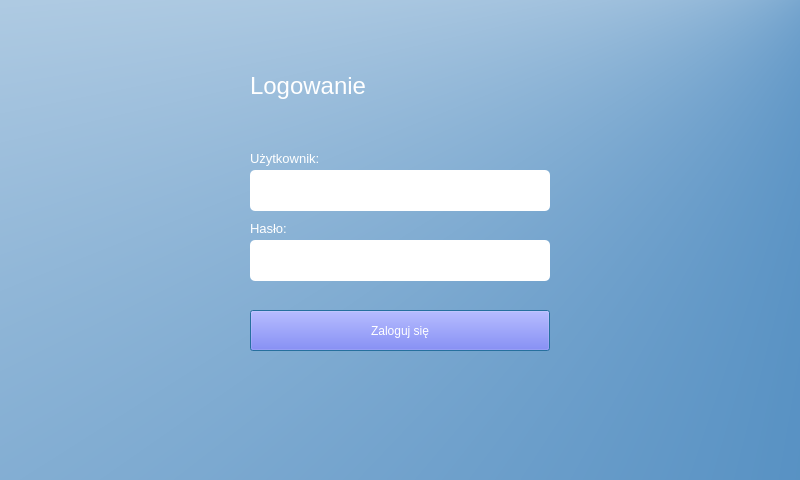
<?xml version="1.0" encoding="UTF-8"?>
<ui version="4.0">
 <class>Dialog</class>
 <widget class="QDialog" name="Dialog">
  <property name="geometry">
   <rect>
    <x>0</x>
    <y>0</y>
    <width>800</width>
    <height>480</height>
   </rect>
  </property>
  <property name="windowTitle">
   <string>Dialog</string>
  </property>
  <property name="styleSheet">
   <string notr="true">background-color: qconicalgradient(cx:1, cy:0, angle:0, stop:0.3125 rgba(255, 255, 255, 255), stop:0.875 rgba(34, 110, 176, 255));</string>
  </property>
  <widget class="QLabel" name="label">
   <property name="geometry">
    <rect>
     <x>-60</x>
     <y>-60</y>
     <width>931</width>
     <height>561</height>
    </rect>
   </property>
   <property name="font">
    <font>
     <pointsize>55</pointsize>
     <weight>75</weight>
     <bold>true</bold>
    </font>
   </property>
   <property name="layoutDirection">
    <enum>Qt::LeftToRight</enum>
   </property>
   <property name="styleSheet">
    <string notr="true"/>
   </property>
   <property name="text">
    <string/>
   </property>
   <property name="pixmap">
    <pixmap>blenda podstawowa.png</pixmap>
   </property>
   <property name="alignment">
    <set>Qt::AlignCenter</set>
   </property>
  </widget>
  <widget class="QLineEdit" name="usernamefield">
   <property name="geometry">
    <rect>
     <x>250</x>
     <y>170</y>
     <width>300</width>
     <height>41</height>
    </rect>
   </property>
   <property name="font">
    <font>
     <pointsize>14</pointsize>
    </font>
   </property>
   <property name="styleSheet">
    <string notr="true">background-color: rgb(255, 255, 255);
border-color: rgb(0, 170, 255);
border-radius: 5px;</string>
   </property>
   <property name="frame">
    <bool>true</bool>
   </property>
  </widget>
  <widget class="QLabel" name="label_2">
   <property name="geometry">
    <rect>
     <x>250</x>
     <y>150</y>
     <width>81</width>
     <height>16</height>
    </rect>
   </property>
   <property name="font">
    <font>
     <pointsize>10</pointsize>
    </font>
   </property>
   <property name="styleSheet">
    <string notr="true">color: rgb(255, 255, 255);
background-color: transparent;</string>
   </property>
   <property name="text">
    <string>Użytkownik:</string>
   </property>
  </widget>
  <widget class="QLabel" name="label_3">
   <property name="geometry">
    <rect>
     <x>250</x>
     <y>220</y>
     <width>81</width>
     <height>16</height>
    </rect>
   </property>
   <property name="font">
    <font>
     <pointsize>10</pointsize>
    </font>
   </property>
   <property name="styleSheet">
    <string notr="true">color: rgb(255, 255, 255);
background-color: transparent;</string>
   </property>
   <property name="text">
    <string>Hasło:</string>
   </property>
  </widget>
  <widget class="QLineEdit" name="passwordfield">
   <property name="geometry">
    <rect>
     <x>250</x>
     <y>240</y>
     <width>300</width>
     <height>41</height>
    </rect>
   </property>
   <property name="font">
    <font>
     <pointsize>14</pointsize>
    </font>
   </property>
   <property name="styleSheet">
    <string notr="true">background-color: rgb(255, 255, 255);
border-color: rgb(0, 170, 255);
border-radius: 5px;</string>
   </property>
   <property name="frame">
    <bool>true</bool>
   </property>
  </widget>
  <widget class="QPushButton" name="pushButton">
   <property name="geometry">
    <rect>
     <x>250</x>
     <y>310</y>
     <width>300</width>
     <height>41</height>
    </rect>
   </property>
   <property name="styleSheet">
    <string notr="true">color: rgb(255, 255, 255);
font: 14pt &quot;MS Shell Dlg 2&quot;;
background-color: rgb(85, 85, 255);</string>
   </property>
   <property name="text">
    <string>Zaloguj się</string>
   </property>
  </widget>
  <widget class="QLabel" name="label_4">
   <property name="geometry">
    <rect>
     <x>250</x>
     <y>60</y>
     <width>161</width>
     <height>51</height>
    </rect>
   </property>
   <property name="font">
    <font>
     <pointsize>18</pointsize>
    </font>
   </property>
   <property name="styleSheet">
    <string notr="true">color: rgb(255, 255, 255);
background-color: transparent;</string>
   </property>
   <property name="text">
    <string>Logowanie</string>
   </property>
  </widget>
  <widget class="QLabel" name="errorlabel">
   <property name="geometry">
    <rect>
     <x>250</x>
     <y>360</y>
     <width>501</width>
     <height>31</height>
    </rect>
   </property>
   <property name="font">
    <font>
     <pointsize>12</pointsize>
    </font>
   </property>
   <property name="styleSheet">
    <string notr="true">background-color: transparent;
color: red;</string>
   </property>
   <property name="text">
    <string/>
   </property>
  </widget>
 </widget>
 <resources/>
 <connections/>
</ui>
